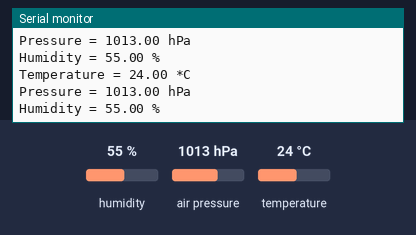
The sketch below on a simulated Arduino Uno, built with avr-gcc and run on an emulated ATmega328P. Shown: the last lines printed to the serial monitor. The inputs (shaded band) are chosen by the test bench; at power-on: humidity 55 %, air pressure 1013 hPa, temperature 24 °C.

Above: at 1.8 s.
1.9 s: humidity set to 22 %
At 2.8 s:
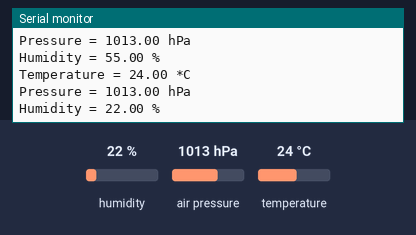
3.4 s: air pressure set to 952 hPa
At 4.7 s:
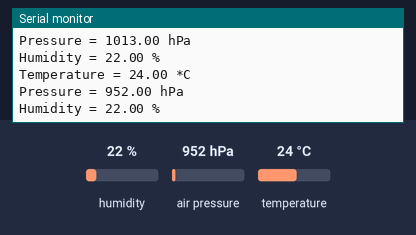
4.9 s: temperature set to 12 °C
At 5.9 s:
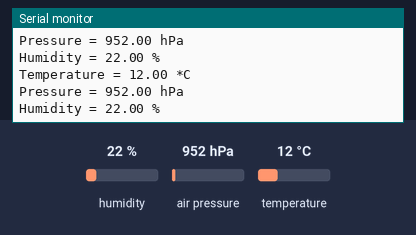

The sketch:

TempPressHumidTutorial.ino
```cpp
/*Including libraries
 * The libraries include the code to make using the sensors easy!
 * By including them we can use the sensors with only a few lines of code.
 */
#include <Adafruit_BME280.h>
#include <Wire.h>
#include <SPI.h>
#include <Adafruit_Sensor.h>
#include <Adafruit_BME280.h>

//These are settings for the board.
//We will not changes these.
#define BME_SCK 13
#define BME_MISO 12
#define BME_MOSI 11
#define BME_CS 10

//This line creates an object to represent the sensor.
//If we want to get information from the sensor we need to use this object.
//Have a look now through the rest of the code and see where you can find the bme
//object being used...
Adafruit_BME280 bme; // I2C

void setup() {
    Serial.begin(9600);//Start the serial communication

    //Check whether the sensor is connected correctly
    if (!bme.begin()) {
        Serial.println("Could not find a valid BME280 sensor, check wiring!");
        while (1);
    }

    Serial.println();
}


void loop() {
  //We start by storing the sensor values in variables
  float temp = bme.readTemperature();
  float pressure = bme.readPressure()/100.0;
  float humidity = bme.readHumidity();

  //Now we will print each of the values that we have read
  Serial.print("Temperature = ");
  Serial.print(temp);
  Serial.println(" *C");

  Serial.print("Pressure = ");
  Serial.print(pressure);
  Serial.println(" hPa");

  Serial.print("Humidity = ");
  Serial.print(humidity);
  Serial.println(" %");

  Serial.println();
  //Wait one second
  delay(1000);
}
```

Measured:
- after the input at 1.9 s, the serial monitor: prints a new line after 0.17 s (image 1)
- after the input at 3.4 s, the serial monitor: prints a new line after 0.66 s (image 2)
- after the input at 4.9 s, the serial monitor: prints a new line after 0.15 s (image 3)
